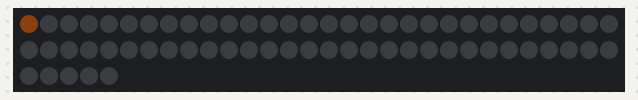
Simulated run of this program. Board: MicroPython board. On the bench: 65 RGB LEDs in strip order, left to right, continuing on the next row. Dim RGB values are drawn brighter than linear. At 12.1 s the program stops and its outputs stay as they are.

Above: at 0.08 s.
At 2.57 s:
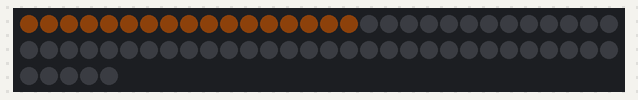
At 5.07 s:
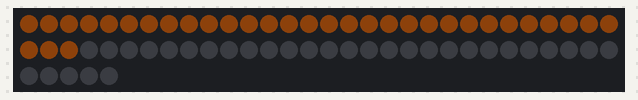
At 7.56 s:
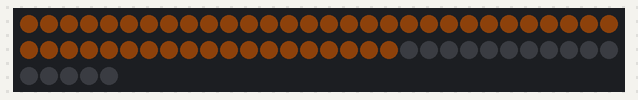
At 10.0 s:
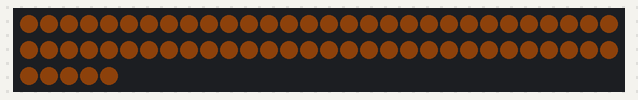

Measured:
- what the display in image 4 shows lasts 2.1 s, from 10.0 s to 12.1 s

The program:

led_test.py
```python
#test file to validate the leds light up and can change color - case 1
"""
from machine import Pin
import neopixel
import time

NUM_LEDS = 65      # Change to however many LEDs you want to test
PIN = 16

pixels = neopixel.NeoPixel(Pin(PIN), NUM_LEDS)

# White
for i in range(NUM_LEDS):
    pixels[i] = (3, 2, 0)
pixels.write()
time.sleep(1)

# Off
for i in range(NUM_LEDS):
    pixels[i] = (0, 0, 0)
pixels.write()
"""

#for 10 seconds, led 1 - 65 will each turn on to represent a timer passing time
# 7 leds turn on at a time until all are lit represnting the timer being complete -- case 2

from machine import Pin
import neopixel
import time

# ----- Configuration -----
NUM_LEDS = 65
PIN = 16

pixels = neopixel.NeoPixel(Pin(PIN), NUM_LEDS)

# Turn everything off
for i in range(NUM_LEDS):
    pixels[i] = (0, 0, 0)
pixels.write()

# Seconds per LED
DELAY = 10 / NUM_LEDS

# Fill the strip
for i in range(NUM_LEDS):
    # If your colors appear wrong, swap to (GREEN, RED, BLUE)
    pixels[i] = (13, 6, 1)
    pixels.write()
    time.sleep(DELAY)

# Hold completed timer
time.sleep(2)

# Turn off
for i in range(NUM_LEDS):
    pixels[i] = (0, 0, 0)
pixels.write()
```
